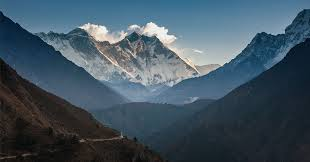
%> input picture AI/image/mountain.jpg, 310 x 162 px
$ octave --eval "main;"   (GNU Octave 9; MATLAB toolbox functions it lacks are replaced by stand-ins)
%> lines starting %> are read from the running program, lines starting %| are printed output that depends on the picture; in (x1, y1, x2, y2) boxes, pixels count from 0 and x2, y2 are one past the last pixel; in counts of white or black regions, pixels touching at a corner belong together; the program's own positions count from 1; long printed decimals are rounded
### AI/rc_intermeans.m
function [Tnorm, BW, T255] = rc_intermeans(I)
%RC_INTERMEANS  Ridler & Calvard intermeans thresholding (ISODATA), normalized
%   [Tnorm, BW, T255] = RC_INTERMEANS(I)
%     Tnorm in [0,1], BW is binary, T255 is the 0..255 integer threshold.
%
%   Uses: function, imhist, Inf, round, mean2, while...end, abs, sum

    % Initial guess: global mean (rounded to an integer gray level)
    T    = round(mean2(I));     % mean2, round
    dT   = Inf;                 % Inf
    [h, ~] = imhist(I);         % imhist (assumes uint8 bins 0..255)

    n   = double(h(:));         % counts
    g   = (0:255)';             % gray levels
    N   = sum(n);               % sum
    G   = sum(g .* n);          % sum
    if N == 0
        T = 0;
        Tnorm = 0.0;
        BW = false(size(I));
        T255 = 0;
        return
    end

    cumN = cumsum(n);
    cumG = cumsum(g .* n);

    maxIter = 1000; it = 0;
    while abs(dT) > 0 && it < maxIter     % while...end, abs
        idx = max(1, min(256, T + 1));

        w0 = cumN(idx);
        w1 = N - w0;

        if w0 == 0 || w1 == 0
            Tnew = T;                     % degenerate split -> stop moving
        else
            mu0 = cumG(idx)          / w0;
            mu1 = (G - cumG(idx))    / w1;
            Tnew = round((mu0 + mu1)/2); % round
        end

        dT = Tnew - T;
        T  = max(0, min(255, Tnew));
        it = it + 1;
    end

    % Outputs
    T255  = T;
    Tnorm = double(T)/255;                % normalized in [0,1]

    % Apply normalized threshold on normalized image
    BW = im2double(I) > Tnorm;
end

### AI/main.m
function main
%MAIN_RC_INTERMEANS  Hard-coded path; saves grayscale; shows histogram; prints 0–255 and 0–1 thresholds.
%   Edit IMG_PATH below, then run: main_rc_intermeans
%
%   Requires rc_intermeans.m that returns [Tnorm, BW, T255].

    % ===== EDIT THIS LINE (pick ONE) =====
    IMG_PATH = '~/Documents/Work/Code/MATLAB/Test/Test3/image/mountain.jpg';           % Windows example
    % IMG_PATH = '/Users/you/Pictures/your_image.jpg'; % macOS/Linux example
    % =====================================

    if ~exist(IMG_PATH,'file')
        error('File not found: %s\nEdit IMG_PATH inside main_rc_intermeans.m.', IMG_PATH);
    end

    % Read (supports indexed images with colormap)
    try
        [A, map] = imread(IMG_PATH);
%> A is the input picture: size 162x310x3 uint8; mean R, G, B 65.3, 83.5, 96.3
%> map = []
    catch ME
        error('Could not read "%s": %s', IMG_PATH, ME.message);
    end

    % Convert to grayscale uint8 (catch-all)
    if ~isempty(map)
        I = ind2gray(A, map);      % to grayscale in [0,1]
        I = im2uint8(I);
    else
        I = A;
        if ndims(I) == 3, I = rgb2gray(I); end
%> after `I = rgb2gray(I)`:
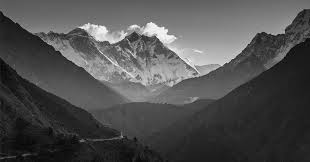
%> I: size 162x310 uint8; min 4, max 253, mean 79.5
        if ~isa(I,'uint8'), I = im2uint8(mat2gray(I)); end
    end

    % Save converted grayscale (uint8) in SAME FOLDER
    [inDir, baseName, ~] = fileparts(IMG_PATH);
    outName = sprintf('%s_gray_uint8.png', baseName);
    outPath = fullfile(inDir, outName);
    try
        imwrite(I, outPath);
    catch ME
        error(['Failed to save grayscale image next to the source:\n  %s\n' ...
               'Reason: %s\n(Per your request, no alternate location is used.)'], outPath, ME.message);
    end
    fprintf('Saved grayscale (uint8) image to:\n  %s\n', outPath);

    % Run Ridler–Calvard (prints 0–255 and 0–1)
    [Tnorm, BW, T255] = rc_intermeans(I);
%> in rc_intermeans, `T    = round(mean2(I));`: T = 80
%> in rc_intermeans, `[h, ~] = imhist(I);`: h = 256 values, max 1291 at index 36, min 0 at index 1, mean 196.2
%> in rc_intermeans, `n   = double(h(:));`: n has the same summary as h
%> in rc_intermeans, `N   = sum(n);`: N = 50220
%> in rc_intermeans, `G   = sum(g .* n);`: G = 3992703
%> in rc_intermeans, `cumN = cumsum(n);`: cumN = 256 values from 0 to 50220
%> in rc_intermeans, `cumG = cumsum(g .* n);`: cumG = 256 values from 0 to 3992703
%> the loop in rc_intermeans, `while abs(dT) > 0 && it < maxIter` made 4 passes
%> (idx, w0, w1, mu0, mu1, Tnew, dT, T) on passes 1 to 4: (81, 28203, 22017, 43.65, 125.4, 85, 5, 85), (86, 29339, 20881, 45.16, 127.8, 86, 1, 86), (87, 29524, 20696, 45.42, 128.1, 87, 1, 87), (88, 29727, 20493, 45.7, 128.5, 87, 0, 87)
%> after the loop in rc_intermeans, `while abs(dT) > 0 && it < maxIter`: it = 4
%> in rc_intermeans, `T255  = T;`: T255 = 87
%> in rc_intermeans, `Tnorm = double(T)/255;`: Tnorm = 0.341
%> in rc_intermeans, `BW = im2double(I) > Tnorm;`:
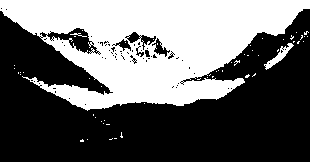
%> BW: size 162x310 logical; 40.8% white; 56 white regions (53 under 20 px), largest, box (x1, y1, x2, y2) and area: (0, 0, 310, 111) 20105, (264, 43, 294, 70) 213, (70, 33, 87, 37) 23
%> Tnorm = 0.341; T255 = 87
    fprintf('Ridler–Calvard threshold (0–255): %d\n', T255);
%| Ridler–Calvard threshold (0–255): 87
    fprintf('Ridler–Calvard threshold (0–1):   %.6f\n', Tnorm);
%| Ridler–Calvard threshold (0–1):   0.3412
%> `main;`:
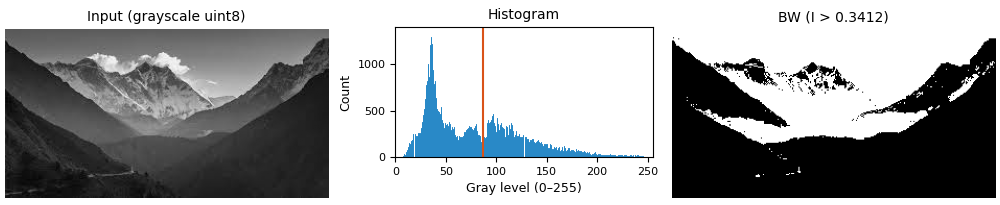
%> figure redrawn from the program's plot data, 3 panels

    % Display: Input, Histogram (with threshold), and Binary result
    figure('Name','Ridler–Calvard (Intermeans) Demo');
    subplot(1,3,1); imshow(I); title('Input (grayscale uint8)');

    subplot(1,3,2);
    imhist(I); title('Histogram'); hold on;
    yl = ylim;
    line([T255 T255], yl, 'LineWidth', 1.5);         % threshold marker
    xlim([0 255]); xlabel('Gray level (0–255)'); ylabel('Count');
    hold off;

    subplot(1,3,3);
    imshow(BW); title(sprintf('BW (I > %.4f)', Tnorm));

    % [12 lines of commented-out code are left out]
    assignin('base','I_gray_uint8', I);
    assignin('base','BW_rc', BW);
    assignin('base','T255', T255);
    assignin('base','Tnorm', Tnorm);
end
